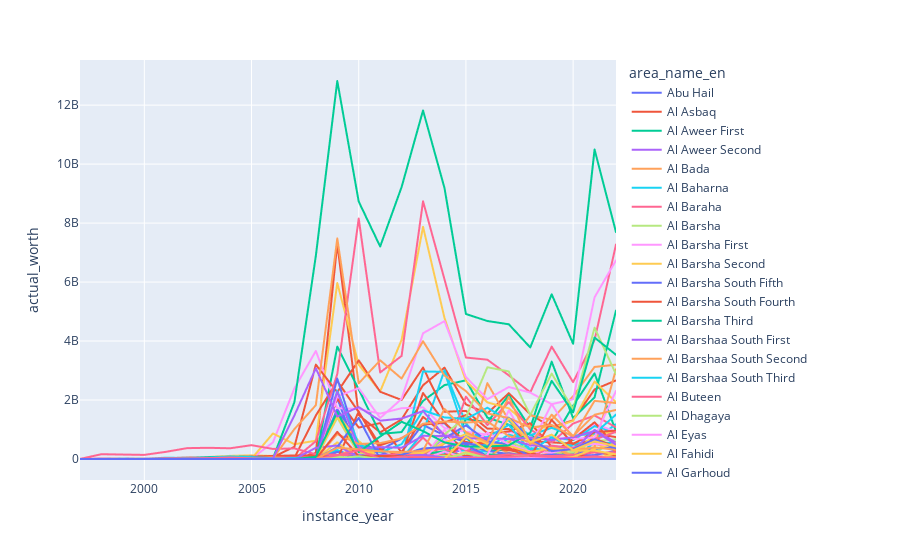

Notebook cell for this chart:
### Markdown cell above
# Area transactions by year

### Code cell
plot_df = dld_sub.groupby(["instance_year", "area_name_en"], as_index=False)["actual_worth"].agg(sum)
    
px.line(
    data_frame=plot_df,
    x="instance_year",
    y="actual_worth",
    color="area_name_en"
)
